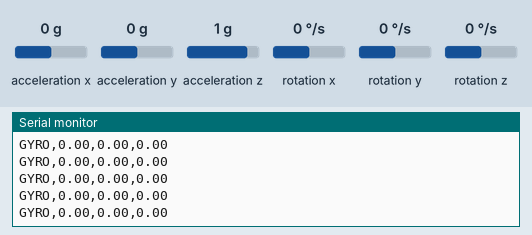
The sketch below on a simulated Arduino Uno, built with avr-gcc and run on an emulated ATmega328P. Parts: the last lines printed to the serial monitor. The test bench sets the inputs (shaded band); at power-on: acceleration x 0 g, rotation z 0 °/s, acceleration z 1 g, acceleration y 0 g, rotation x 0 °/s, rotation y 0 °/s.

Above: at 1.7 s.
1.8 s: acceleration x set to -1.4 g
At 2.6 s:
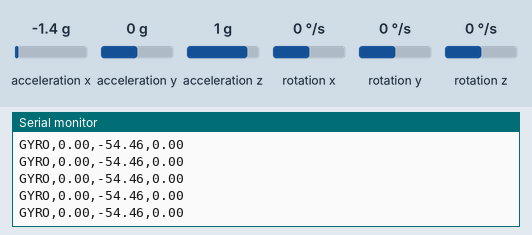
4.8 s: rotation z set to -192 °/s
At 5.5 s:
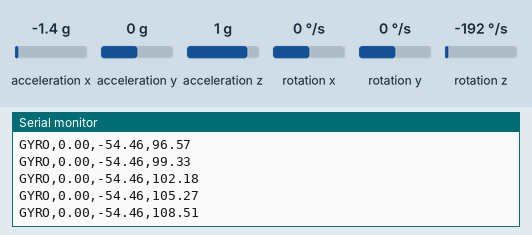
7.8 s: acceleration z set to 1.4 g
At 8.6 s:
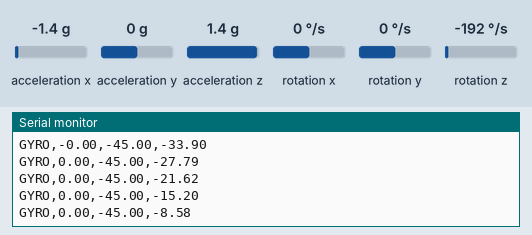
10.8 s: acceleration x set to 0 g
At 11.4 s:
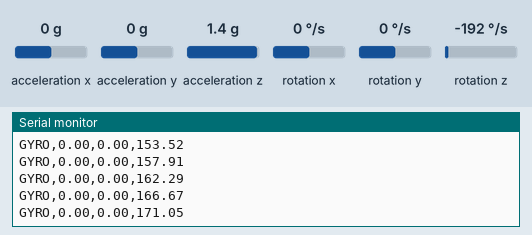
13.8 s: rotation z set to -100 °/s
At 14.8 s:
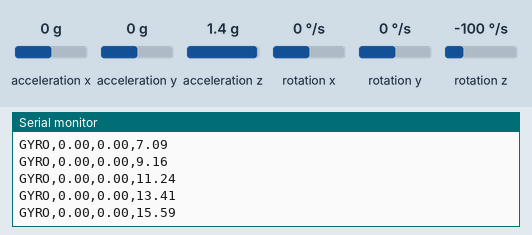
16.8 s: acceleration y set to 0.8 g
At 17.7 s:
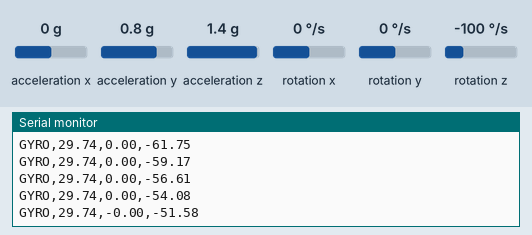
Timing chart, 0 to 19.8 s (numbered marks = the images above; inputs shaded):
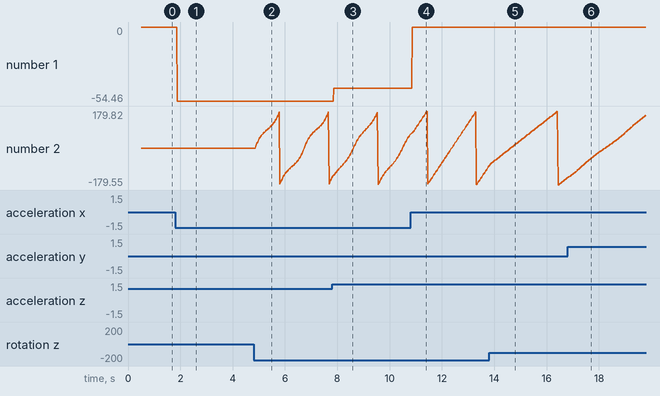

Measured:
- after the input at 1.8 s, the serial monitor: prints a new line after 0.08 s (image 1)
- after the input at 4.8 s, the serial monitor: prints a new line after 0.08 s (image 2)
- plotted number 1: 0 → -54.46 after the input at 1.8 s
- plotted number 2: 0 → -144.56 after the input at 4.8 s

The sketch:

Mpu_Test.ino
```cpp
#include "I2Cdev.h"
#include "MPU6050_6Axis_MotionApps20.h"
#include "Wire.h"
#include "TinyGPS++.h"
#include <SoftwareSerial.h>
//wasal tx b tx

TinyGPSPlus gps;

String command;

//SoftwareSerial GPSC(5, 6);
//SoftwareSerial HC12(2, 3); // HC-12 TX Pin, HC-12 RX Pin
MPU6050 mpu;

// MPU control/status vars
bool dmpReady = false;  // set true if DMP init was successful
uint8_t devStatus;      // return status after each device operation (0 = success, !0 = error)
uint16_t packetSize;    // expected DMP packet size (default is 42 bytes)
uint16_t fifoCount;     // count of all bytes currently in FIFO
uint8_t fifoBuffer[64]; // FIFO storage buffer

// orientation/motion vars
Quaternion q;           // [w, x, y, z]         quaternion container
VectorFloat gravity;    // [x, y, z]            gravity vector
float Gyro[3];           // [yaw, pitch, roll]   yaw/pitch/roll container and gravity vector

void setup() {
  Serial.begin(9600);
//  GPSC.begin(9600);

// join I2C bus (I2Cdev library doesn't do this automatically)
        Wire.begin();
        Wire.setClock(200000); // 400kHz I2C clock. Comment this line if having compilation difficulties

    //MPU Initialization & Setting offsets
    mpu.initialize();
    devStatus = mpu.dmpInitialize();
    mpu.setXGyroOffset(220);
    mpu.setYGyroOffset(76);
    mpu.setZGyroOffset(-85);
    mpu.setZAccelOffset(1788);
    if (devStatus == 0) {
        mpu.CalibrateAccel(6);
        mpu.CalibrateGyro(6);
        mpu.PrintActiveOffsets();
        mpu.setDMPEnabled(true);
        dmpReady = true;
        packetSize = mpu.dmpGetFIFOPacketSize();
    }
    else {}
}


void loop() {
//  if (Serial.available()) {
//    command = Serial.readStringUntil('\n');
//    command.trim();
//    Serial.print("Command: ");
//    Serial.println(command);
//  }
//   if (command.equals("GPS") || command.equals("TEL")) {
//if (GPSC.available() && gps.encode(GPSC.read())){
//if (gps.location.isValid()){
//    Serial.print("\n");
//    Serial.print("GPS,"+String(gps.time.value())+ ',' + String(gps.location.lat()) + ',' + gps.location.lng() + ',' +(gps.location.rawLng().negative ? "S" : "N")+','+(gps.location.rawLat().negative ? "W" : "E") +',' + String(gps.altitude.meters()) + ',' + String(gps.satellites.value()));
//Serial.print("\n");
//Serial.print("GPS,2301555,30.2437,31.4578,N,E,12,2");
//    //delay(1000);
//}
//    }
   //}
  //   if (command.equals("MPU") || command.equals("TEL")) {
      if (mpu.dmpGetCurrentFIFOPacket(fifoBuffer)) { // Get the Latest packet
            // display Euler angles in degrees
            mpu.dmpGetQuaternion(&q, fifoBuffer);
            mpu.dmpGetGravity(&gravity, &q);
            mpu.dmpGetYawPitchRoll(Gyro, &q, &gravity);
            Serial.print("\n");
            Serial.print("GYRO," + String(Gyro[2] * 180/M_PI) + ','+ String(Gyro[1] * 180/M_PI) + ',' + (Gyro[0] * 180/M_PI));
    }
    //}
    }
```
